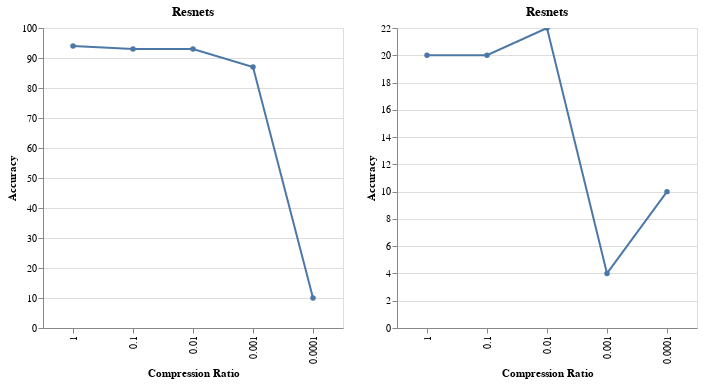

The code cell stored with this chart in its notebook:
### Markdown cell above
### Let's observe this phenomenon with a few CNNs

### First ResNet. Has 21,273,600 weights. This network is over-parameterized and can be pruned, but is very weak to slight perturbations.

### Code cell
line(resnets_benign,'Compression Ratio','Accuracy',title='Resnets') | line(resnets_adv,'Compression Ratio','Accuracy',title='Resnets')

### Figure 1 — Vega-Lite specification as saved in the notebook (floating-point values rounded to 4 significant figures)
{"config": {"view": {"continuousWidth": 400, "continuousHeight": 300}}, "hconcat": [{"data": {"name": "data-22ba96a4762cce233272b2e5888a1df4"}, "mark": {"type": "line", "point": true}, "encoding": {"x": {"type": "ordinal", "field": "Compression Ratio", "sort": {"field": "Compression Ratio", "order": "descending"}}, "y": {"type": "quantitative", "field": "Accuracy"}}, "selection": {"selector001": {"type": "interval", "bind": "scales", "encodings": ["x", "y"]}}, "title": "Resnets", "width": 300}, {"data": {"name": "data-deb62a46a0409b2ad8737b60324e9b2b"}, "mark": {"type": "line", "point": true}, "encoding": {"x": {"type": "ordinal", "field": "Compression Ratio", "sort": {"field": "Compression Ratio", "order": "descending"}}, "y": {"type": "quantitative", "field": "Accuracy"}}, "selection": {"selector002": {"type": "interval", "bind": "scales", "encodings": ["x", "y"]}}, "title": "Resnets", "width": 300}], "$schema": "https://vega.github.io/schema/vega-lite/v4.0.2.json", "datasets": {"data-22ba96a4762cce233272b2e5888a1df4": [{"Accuracy": 94, "Compression Ratio": 1.0}, {"Accuracy": 93, "Compression Ratio": 0.1}, {"Accuracy": 93, "Compression Ratio": 0.01}, {"Accuracy": 87, "Compression Ratio": 0.001}, {"Accuracy": 10, "Compression Ratio": 0.0001}], "data-deb62a46a0409b2ad8737b60324e9b2b": [{"Accuracy": 20, "Compression Ratio": 1.0}, {"Accuracy": 20, "Compression Ratio": 0.1}, {"Accuracy": 22, "Compression Ratio": 0.01}, {"Accuracy": 4, "Compression Ratio": 0.001}, {"Accuracy": 10, "Compression Ratio": 0.0001}]}}
